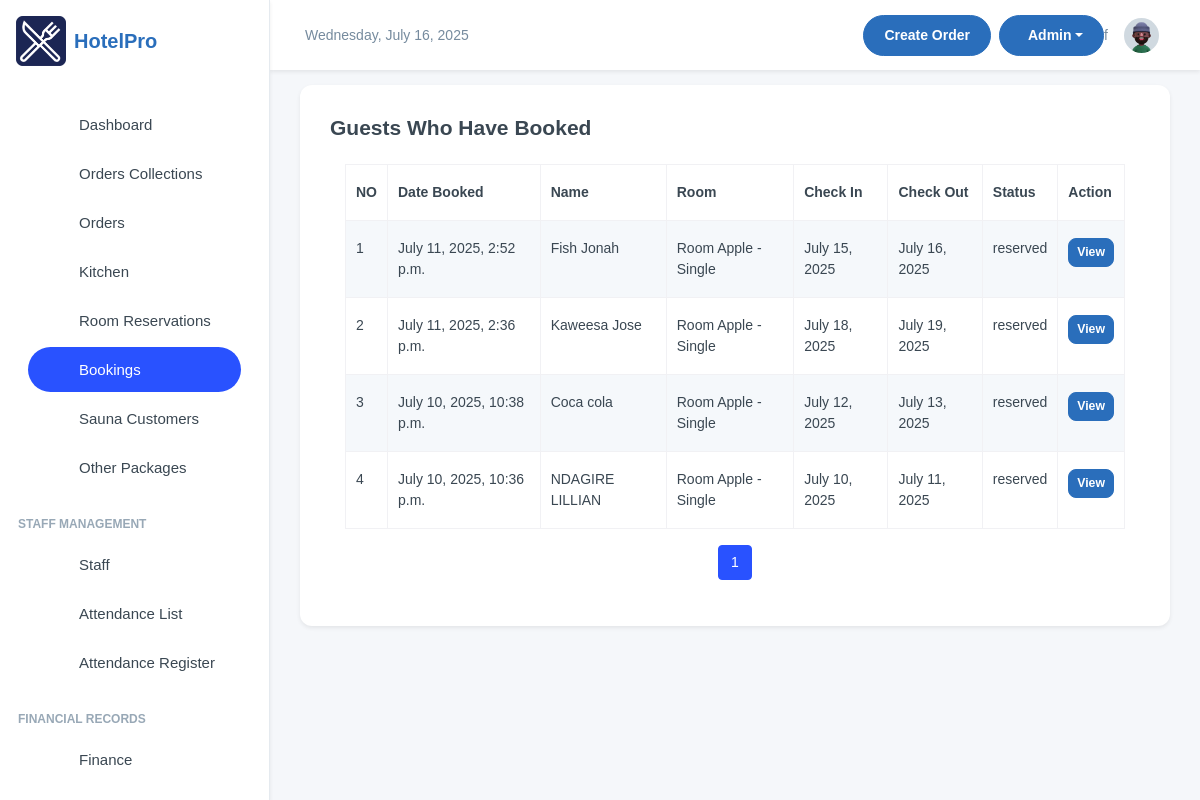
The app's page /room_bookings/booked_rooms/, older data.
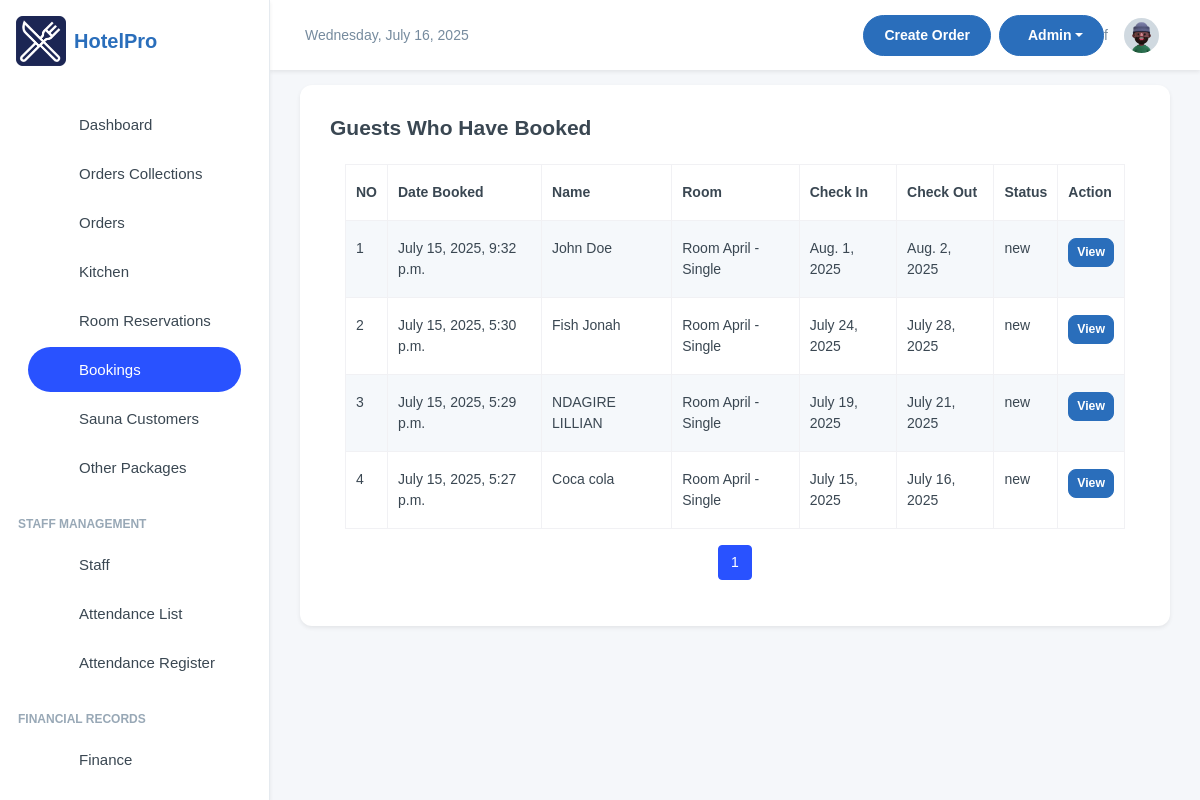
The same page, newer data.
### room_bookings/models.py (models this page shows, shortened)
class Booking(models.Model):
    STATUS = [
        ('new', 'New'),
        ('reserved', 'Converted to Reservation'),
        ('cancelled', 'Cancelled'),
    ]
    status = models.CharField(max_length=20, choices=STATUS, default='new')
    first_name = models.CharField(max_length=100)
    last_name = models.CharField(max_length=100)
    email = models.EmailField()
    contact = models.CharField(max_length=15)
    room = models.ForeignKey(Room, on_delete=models.CASCADE)
    check_in = models.DateField()
    check_out = models.DateField()
    guests = models.IntegerField()
    booking_date = models.DateTimeField(auto_now_add=True, blank=True, null=True)
    special_requests = models.TextField(blank=True, null=True)

class Room(models.Model):
    room_number = models.CharField(max_length=10, unique=True)
    room_type = models.ForeignKey(RoomType, on_delete=models.CASCADE, related_name='rooms')
    hotel = models.ForeignKey(HotelBranch, on_delete=models.CASCADE, related_name='rooms', blank=True, null=True)
    capacity = models.IntegerField()
    is_available = models.BooleanField(default=True)
    price_per_night = models.IntegerField(null=True, blank=True)
    description = models.TextField(blank=True, null=True)
    room_image = models.ImageField(upload_to="rooms", blank=True, null=True)
    floor = models.IntegerField()
    def __str__(self):
        return f"Room {self.room_number} - {self.room_type.name}"

class RoomType(models.Model):
    name = models.CharField(max_length=50)
    description = models.TextField(blank=True, null=True)
    base_price = models.DecimalField(max_digits=10, decimal_places=2, blank=True, null=True)
    room_image = models.ImageField(upload_to="rooms", blank=True, null=True)

### room_bookings/views.py (the view)
# urls.py: path('booked_rooms/', booked_rooms, name='booked_rooms'),
def booked_rooms(request):
    bookings = Booking.objects.all().order_by('-booking_date')
    paginator = Paginator(bookings, 10)
    page_number= request.GET.get('page')
    bookings =  paginator.get_page(page_number)
    return render(request, 'booked_rooms.html', {'bookings':bookings})

### room_bookings/templates/booked_rooms.html (shortened to what this page needs)
{% extends 'base.html' %} {% block content %}
<div class="card">
  <div class="card-body">
    <h4 class="fw-semibold mb-4">Guests Who Have Booked</h4>
    <div class="container">
      <table class="table table-striped table-bordered">
        <thead class="thead-dark">
          <tr>
            <th>NO</th>
            <th>Date Booked</th>
            <th>Name</th>
            <th>Room</th>
            <th>Check In</th>
            <th>Check Out</th>
            <th> Status</th>
            <th>Action</th>
          </tr>
        </thead>
        <tbody>
          {% for booked in bookings %}
          <tr>
            <td>{{ forloop.counter }}</td>
            <td>{{ booked.booking_date }}</td>
            <td>{{ booked.first_name }} {{ booked.last_name }}</td>
            <td>{{ booked.room }}</td>
            <td>{{ booked.check_in }}</td>
            <td>{{ booked.check_out }}</td>
            <td>
                   {{ booked.status }}
            </td>
            <td>
              <a
                href="/room_bookings/each_bookings/{{booked.id}}/"
                class="btn btn-primary btn-sm"
                >View</a
              >
            </td>
          </tr>
          {% empty %}
          <tr>
            <td colspan="12" class="text-center">No bookings available</td>
          </tr>
          {% endfor %}
        </tbody>
      </table>
    </div>
        <nav aria-label="Page navigation">
        <ul class="pagination justify-content-center">
            {% for page_num in bookings.paginator.page_range %}
            {% if page_num >= bookings.number|add:-2 and page_num <= bookings.number|add:2 %} <li
                class="page-item {% if page_num == bookings.number %}active{% endif %}">
                <a class="page-link" href="?page={{ page_num }}">{{ page_num }}</a>
                </li>
                {% elif page_num == 1 or page_num == bookings.paginator.num_pages %}
                <li class="page-item">
                    <a class="page-link" href="?page={{ page_num }}">{{ page_num }}</a>
                </li>
                {% elif page_num == bookings.number|add:-3 or page_num == bookings.number|add:3 %}
                <li class="page-item disabled"><span class="page-link">...</span></li>
                {% endif %}
                {% endfor %}
        </ul>
    </nav>
  </div>
</div>
{% endblock content %}

### templates/base.html (shortened to what this page needs)
<!doctype html>
<html lang="en">
{% load static %}
{% load humanize %}
<head>
    <link rel="stylesheet" href="{% static 'assets/css/styles.min.css' %}" />
    <link rel="stylesheet" href="https://cdnjs.cloudflare.com/ajax/libs/font-awesome/6.0.0/css/all.min.css">
</head>
<body>
    <div class="page-wrapper" id="main-wrapper" data-layout="vertical" data-navbarbg="skin6" data-sidebartype="full"
        data-sidebar-position="fixed" data-header-position="fixed">
        <aside class="left-sidebar">
            <div>
                <div class="brand-logo d-flex align-items-center justify-content-between p-3">
                    <a href="/" class="text-nowrap logo-img d-flex align-items-center">
                        <img style="width: 50px;" src="{% static 'assets/images/logos/hotel.png' %}" alt="Hotel Logo" />
                        <span class="hotel-name">HotelPro</span>
                    </a>
                </div>
                <nav class="sidebar-nav scroll-sidebar mt-3" data-simplebar="">
                    <ul id="sidebarnav">
                        <li class="sidebar-item">
                            <a class="sidebar-link" href="/manager/" aria-expanded="false">
                                <span class="nav-icon">
                                </span>
                                <span class="hide-menu">Dashboard</span>
                            </a>
                        </li>
                        <li class="sidebar-item">
                            <a class="sidebar-link" href="/manager/orders_transactions/" aria-expanded="false">
                                <span class="nav-icon">
                                </span>
                                <span class="hide-menu">Orders Collections</span>
                            </a>
                        </li>
                        <li class="sidebar-item">
                            <a class="sidebar-link" href="/manager/orders/" aria-expanded="false">
                                <span class="nav-icon">
                                </span>
                                <span class="hide-menu">Orders</span>
                            </a>
                        </li>
                        <li class="sidebar-item">
                            <a class="sidebar-link" href="/kitchen/" aria-expanded="false">
                                <span class="nav-icon">
                                </span>
                                <span class="hide-menu">Kitchen</span>
                            </a>
                        </li>
                        <li class="sidebar-item">
                            <a class="sidebar-link" href="/room_bookings/reservations/" aria-expanded="false">
                                <span class="nav-icon">
                                </span>
                                <span class="hide-menu"> Room Reservations</span>
                            </a>
                        </li>
                        <li class="sidebar-item">
                            <a class="sidebar-link" href="/room_bookings/booked_rooms/" aria-expanded="false">
                                <span class="nav-icon">
                                </span>
                                <span class="hide-menu"> Bookings</span>
                            </a>
                        </li>
                        <li class="sidebar-item">
                            <a class="sidebar-link" href="/room_bookings/sauna_customers/" aria-expanded="false">
                                <span class="nav-icon">
                                </span>
                                <span class="hide-menu">Sauna Customers</span>
                            </a>
                        </li>
                        <li class="sidebar-item">
                            <a class="sidebar-link" href="/others/packages/" aria-expanded="false">
                                <span class="nav-icon">
                                </span>
                                <span class="hide-menu">Other Packages</span>
                            </a>
                        </li>
                        <li class="nav-small-cap">
                            <span class="hide-menu text-uppercase fw-bold text-muted">Staff Management</span>
                        </li>
                        <li class="sidebar-item">
                            <a class="sidebar-link" href="/staffing/staff/" aria-expanded="false">
                                <span class="nav-icon">
                                </span>
                                <span class="hide-menu">Staff</span>
                            </a>
                        </li>
                        <li class="sidebar-item">
                            <a class="sidebar-link" href="/staffing/attendance/" aria-expanded="false">
                                <span class="nav-icon">
                                </span>
                                <span class="hide-menu">Attendance List</span>
                            </a>
                        </li>
                        <li class="sidebar-item">
                            <a class="sidebar-link" href="/staffing/attendance/mark/" aria-expanded="false">
                                <span class="nav-icon">
                                </span>
                                <span class="hide-menu">Attendance Register</span>
                            </a>
                        </li>
                        <li class="nav-small-cap">
                            <span class="hide-menu text-uppercase fw-bold text-muted">Financial Records</span>
                        </li>
                        <li class="sidebar-item">
                            <a class="sidebar-link" href="/finance/financial-report/" aria-expanded="false">
                                <span class="nav-icon">
                                </span>
                                <span class="hide-menu">Finance</span>
                            </a>
                        </li>
                        <li class="sidebar-item">
                            <a class="sidebar-link" href="/finance/all-assets/" aria-expanded="false">
                            </a>
                        </li>
                    </ul>
                </nav>
            </div>
        </aside>
        <div class="body-wrapper">
            <header class="app-header">
                <nav class="navbar navbar-expand-lg navbar-light">
                    <ul class="navbar-nav">
                        <li class="nav-item d-none d-md-block">
                            <div class="d-flex align-items-center">
                                <span id="currentDate" class="header-text"></span>
                            </div>
                        </li>
                    </ul>
                    <div class="navbar-collapse justify-content-end px-0" id="navbarNav">
                        <ul class="navbar-nav flex-row ms-auto align-items-center justify-content-end">
                            <li class="mx-2">
                                <a href="/manager/add-order/"
                                    class="btn btn-primary align-items-center justify-content-center">Create Order</a>
                            </li>
                            <li class="nav-item dropdown">
                                <a class="btn btn-primary dropdown-toggle d-flex align-items-center justify-content-center"
                                    href="#" id="createDropdown" role="button" data-bs-toggle="dropdown"
                                    aria-expanded="false">
                                    <span class="ms-2">Admin</span>
                                </a>
                            </li>
                            f
                            <li class="nav-item dropdown">
                                <a class="nav-link nav-icon-hover" href="javascript:void(0)" id="drop2"
                                    data-bs-toggle="dropdown" aria-expanded="false">
                                    <img src="{% static 'assets/images/profile/user-1.jpg' %}" alt="" width="35"
                                        height="35" class="rounded-circle">
                                </a>
                            </li>
                        </ul>
                    </div>
                </nav>
            </header>
            <div class="container-fluid">
                {% block content %}
                {% endblock content %}
            </div>
        </div>
    </div>
</body>
</html>

### templates/base.html (style rules this page uses)
:root { --primary-color: #2A6EBB; --secondary-color: #F8F9FA; --accent-color: #FFD700; --text-color: #333333; --success-color: #28a745; --danger-color: #dc3545; --warning-color: #ffc107; --info-color: #17a2b8; }
body { font-family: 'Poppins', sans-serif; background-color: #f5f7fa; }
.page-wrapper { background-color: #f5f7fa; }
.left-sidebar { background-color: #ffffff; box-shadow: 0 0.125rem 0.25rem rgba(0, 0, 0, 0.075); }
.sidebar-nav .sidebar-item .sidebar-link { color: var(--text-color); font-weight: 500; border-radius: 0.5rem; padding: 0.75rem 1.25rem; margin: 0.25rem 0.75rem; transition: all 0.2s ease; }
.sidebar-nav .sidebar-item .sidebar-link.active { background-color: var(--primary-color); color: white; }
.app-header { background-color: #ffffff; box-shadow: 0 0.125rem 0.25rem rgba(0, 0, 0, 0.075); }
.brand-logo { padding: 1rem; }
.nav-icon { display: flex; align-items: center; justify-content: center; width: 1.5rem; height: 1.5rem; margin-right: 0.75rem; color: var(--primary-color); }
.btn-primary { background-color: var(--primary-color); border-color: var(--primary-color); }
.card { border-radius: 0.75rem; border: none; box-shadow: 0 0.125rem 0.25rem rgba(0, 0, 0, 0.075); transition: transform 0.2s ease-in-out, box-shadow 0.2s ease-in-out; }
.hotel-name { font-weight: 600; margin-left: 0.5rem; font-size: 1.25rem; color: var(--primary-color); }

Row changes from the older to the newer data that the page shows:
changed Booking: booking_date "July 11, 2025, 2:52 p.m." → "July 15, 2025, 9:32 p.m."; first_name "Fish" → "John"; last_name "Jonah" → "Doe"; room "Room Apple - Single" → "Room April - Single"; check_in "July 15, 2025" → "Aug. 1, 2025"; check_out "July 16, 2025" → "Aug. 2, 2025"; status "reserved" → "new"
changed Booking: booking_date "July 11, 2025, 2:36 p.m." → "July 15, 2025, 5:30 p.m."; first_name "Kaweesa" → "Fish"; last_name "Jose" → "Jonah"; room "Room Apple - Single" → "Room April - Single"; check_in "July 18, 2025" → "July 24, 2025"; check_out "July 19, 2025" → "July 28, 2025"; status "reserved" → "new"
changed Booking: booking_date "July 10, 2025, 10:38 p.m." → "July 15, 2025, 5:29 p.m."; first_name "Coca" → "NDAGIRE"; last_name "cola" → "LILLIAN"; room "Room Apple - Single" → "Room April - Single"; check_in "July 12, 2025" → "July 19, 2025"; check_out "July 13, 2025" → "July 21, 2025"; status "reserved" → "new"
changed Booking: booking_date "July 10, 2025, 10:36 p.m." → "July 15, 2025, 5:27 p.m."; first_name "NDAGIRE" → "Coca"; last_name "LILLIAN" → "cola"; room "Room Apple - Single" → "Room April - Single"; check_in "July 10, 2025" → "July 15, 2025"; check_out "July 11, 2025" → "July 16, 2025"; status "reserved" → "new"
